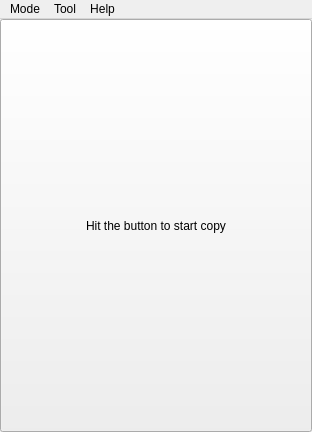
<?xml version="1.0" encoding="UTF-8"?>
<ui version="4.0">
 <class>PasTkWindow</class>
 <widget class="QMainWindow" name="PasTkWindow">
  <property name="geometry">
   <rect>
    <x>0</x>
    <y>0</y>
    <width>312</width>
    <height>432</height>
   </rect>
  </property>
  <property name="windowTitle">
   <string>PasTkWindow</string>
  </property>
  <widget class="QWidget" name="centralwidget">
   <layout class="QVBoxLayout" name="verticalLayout">
    <property name="spacing">
     <number>0</number>
    </property>
    <property name="leftMargin">
     <number>0</number>
    </property>
    <property name="topMargin">
     <number>0</number>
    </property>
    <property name="rightMargin">
     <number>0</number>
    </property>
    <property name="bottomMargin">
     <number>0</number>
    </property>
    <item>
     <widget class="QStackedWidget" name="stackedWidget">
      <property name="currentIndex">
       <number>0</number>
      </property>
      <widget class="QWidget" name="page">
       <layout class="QVBoxLayout" name="verticalLayout_2">
        <property name="spacing">
         <number>0</number>
        </property>
        <property name="leftMargin">
         <number>0</number>
        </property>
        <property name="topMargin">
         <number>0</number>
        </property>
        <property name="rightMargin">
         <number>0</number>
        </property>
        <property name="bottomMargin">
         <number>0</number>
        </property>
        <item>
         <widget class="QPushButton" name="startButton">
          <property name="sizePolicy">
           <sizepolicy hsizetype="Expanding" vsizetype="Expanding">
            <horstretch>0</horstretch>
            <verstretch>0</verstretch>
           </sizepolicy>
          </property>
          <property name="text">
           <string>Hit the button to start copy</string>
          </property>
         </widget>
        </item>
       </layout>
      </widget>
      <widget class="QWidget" name="page_2">
       <layout class="QVBoxLayout" name="verticalLayout_3">
        <property name="spacing">
         <number>0</number>
        </property>
        <property name="leftMargin">
         <number>0</number>
        </property>
        <property name="topMargin">
         <number>0</number>
        </property>
        <property name="rightMargin">
         <number>0</number>
        </property>
        <property name="bottomMargin">
         <number>0</number>
        </property>
        <item>
         <widget class="DetailView" name="listView">
          <property name="horizontalScrollBarPolicy">
           <enum>Qt::ScrollBarAlwaysOff</enum>
          </property>
         </widget>
        </item>
       </layout>
      </widget>
     </widget>
    </item>
   </layout>
  </widget>
  <widget class="QMenuBar" name="menubar">
   <property name="geometry">
    <rect>
     <x>0</x>
     <y>0</y>
     <width>312</width>
     <height>22</height>
    </rect>
   </property>
   <widget class="QMenu" name="menuMode">
    <property name="title">
     <string>Mode</string>
    </property>
    <addaction name="actionContinuous_Mode"/>
    <addaction name="actionSelection_Mode"/>
   </widget>
   <widget class="QMenu" name="menuTool">
    <property name="title">
     <string>Tool</string>
    </property>
    <addaction name="actionTemplate_Editor"/>
    <addaction name="actionSettings"/>
    <addaction name="separator"/>
    <addaction name="actionTopmost"/>
   </widget>
   <widget class="QMenu" name="menuHelp">
    <property name="title">
     <string>Help</string>
    </property>
    <addaction name="actionAbout_PasTk2"/>
    <addaction name="actionAbout_Qt"/>
   </widget>
   <addaction name="menuMode"/>
   <addaction name="menuTool"/>
   <addaction name="menuHelp"/>
  </widget>
  <action name="actionContinuous_Mode">
   <property name="checkable">
    <bool>true</bool>
   </property>
   <property name="text">
    <string>Continuous Mode</string>
   </property>
  </action>
  <action name="actionSelection_Mode">
   <property name="checkable">
    <bool>true</bool>
   </property>
   <property name="text">
    <string>Selection Mode</string>
   </property>
  </action>
  <action name="actionTemplate_Editor">
   <property name="icon">
    <iconset resource="../../qrc/icons/icons.qrc">
     <normaloff>:/about.svg</normaloff>:/about.svg</iconset>
   </property>
   <property name="text">
    <string>Template Editor</string>
   </property>
  </action>
  <action name="actionSettings">
   <property name="icon">
    <iconset resource="../../qrc/icons/icons.qrc">
     <normaloff>:/setting.svg</normaloff>:/setting.svg</iconset>
   </property>
   <property name="text">
    <string>Settings</string>
   </property>
  </action>
  <action name="actionAbout_PasTk2">
   <property name="icon">
    <iconset resource="../../qrc/logo/logo.qrc">
     <normaloff>:/PasTk_logo_128.png</normaloff>:/PasTk_logo_128.png</iconset>
   </property>
   <property name="text">
    <string>About PasTk2</string>
   </property>
  </action>
  <action name="actionAbout_Qt">
   <property name="text">
    <string>About Qt</string>
   </property>
  </action>
  <action name="actionTopmost">
   <property name="checkable">
    <bool>true</bool>
   </property>
   <property name="text">
    <string>Topmost</string>
   </property>
  </action>
  <action name="actionDelete">
   <property name="text">
    <string>Delete</string>
   </property>
   <property name="toolTip">
    <string>Delete the item</string>
   </property>
  </action>
  <action name="actionEdit">
   <property name="text">
    <string>Edit</string>
   </property>
   <property name="toolTip">
    <string>Edit the item</string>
   </property>
  </action>
 </widget>
 <customwidgets>
  <customwidget>
   <class>DetailView</class>
   <extends>QListView</extends>
   <header>src/ui/detailview.h</header>
  </customwidget>
 </customwidgets>
 <resources>
  <include location="../../qrc/icons/icons.qrc"/>
  <include location="../../qrc/logo/logo.qrc"/>
 </resources>
 <connections/>
</ui>
